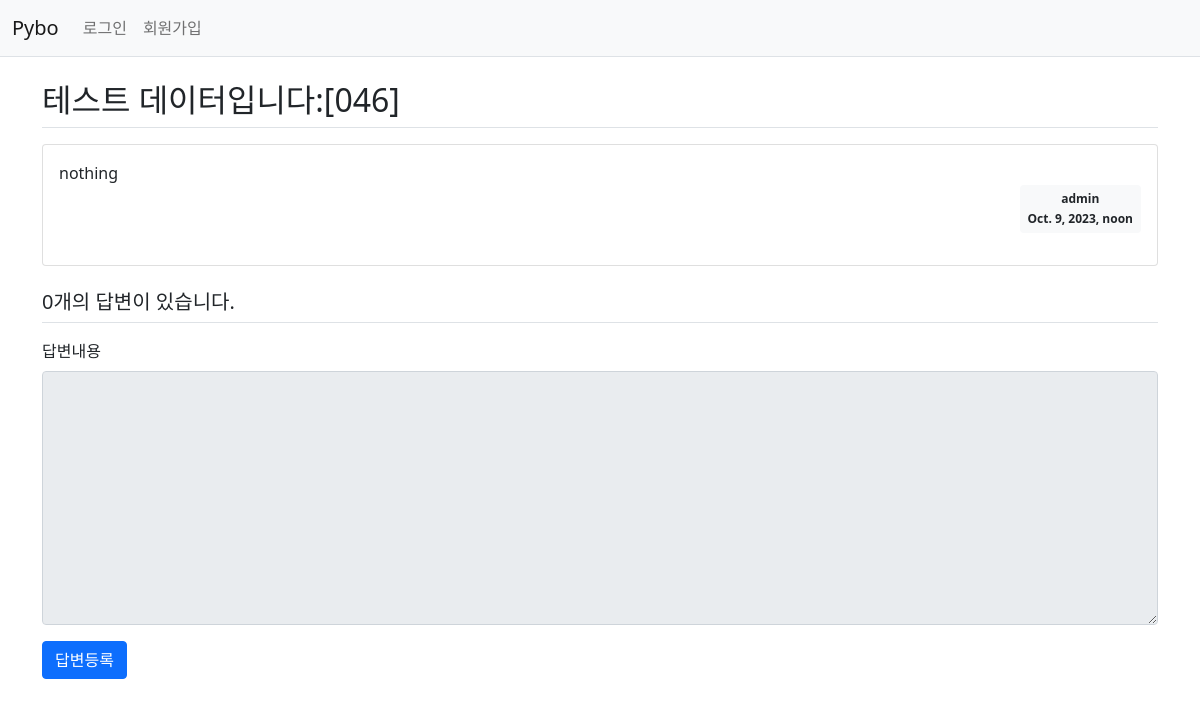
The app's page /pybo/50/, older data.
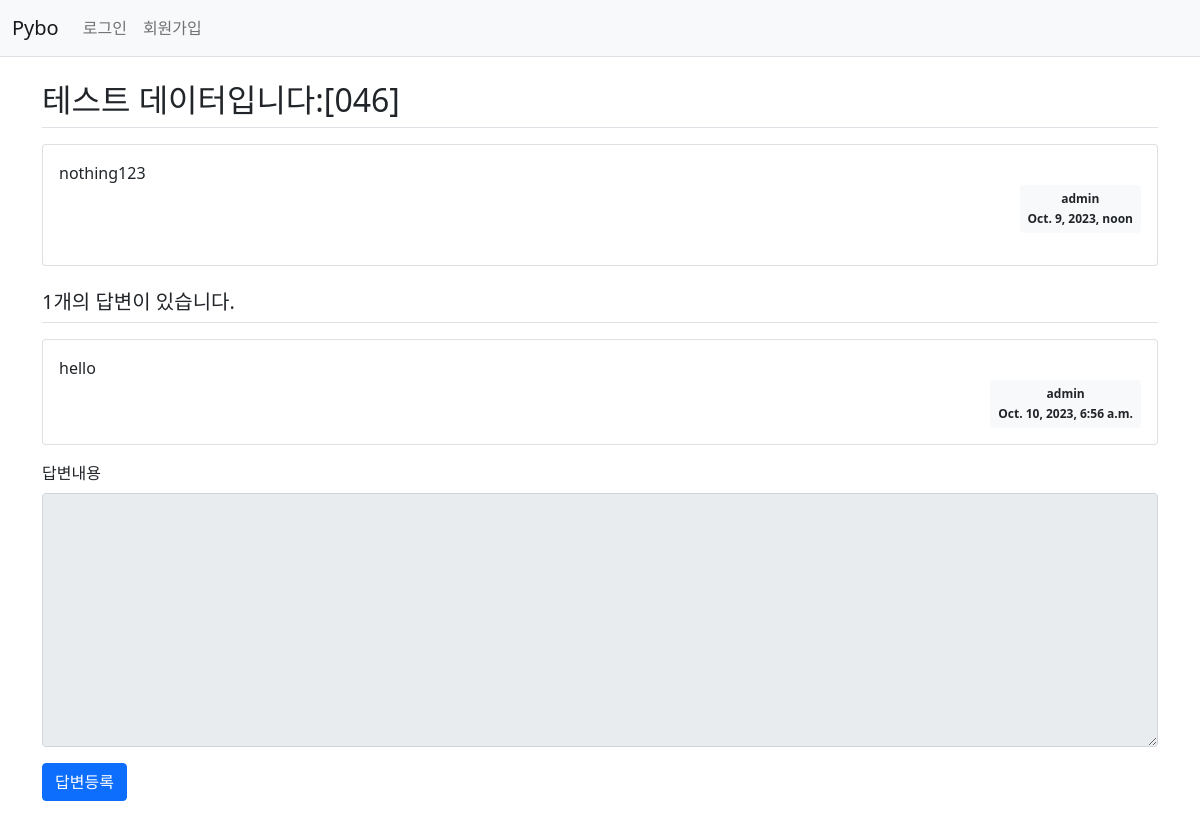
The same page, newer data.
### pybo/models.py (models this page shows, shortened)
class Question(models.Model):
    author = models.ForeignKey(User, on_delete=models.CASCADE)
    subject = models.CharField(max_length=200)
    content = models.TextField()
    create_date = models.DateTimeField()
    modify_date = models.DateTimeField(null=True, blank=True)

class Answer(models.Model):
    author = models.ForeignKey(User,on_delete=models.CASCADE)
    question = models.ForeignKey(Question, on_delete=models.CASCADE)
    content = models.TextField()
    create_date = models.DateTimeField()
    modify_date = models.DateTimeField(null=True,blank=True)

### pybo/views.py (the view)
# urls.py: path('<int:question_id>/',views.detail, name='detail'),
def detail(request, question_id):
    question = get_object_or_404(Question, pk=question_id)
    context = {'question':question}
    return render(request,'pybo/question_detail.html',context)

### templates/pybo/question_detail.html (shortened to what this page needs)
{% extends 'base.html' %}
{% block content %}
<div class="container my-3">
    <h2 class="border-bottom py-2">{{ question.subject }}</h2>
    <div class="card my-3">
        <div class="card-body">
            <div class="card-text" style="white-space: pre-line;">{{ question.content }}</div>
            <div class="d-flex justify-content-end">
                <div class="badge bg-light text-dark p-2 text-center">
                    <div class="mb-2">{{ question.author.username }}</div>
                    <div>{{ question.create_date }}</div>
                </div>
            </div>
        </div>
    </div>
    <h5 class="border-bottom my-3 py-2">{{question.answer_set.count}}개의 답변이 있습니다.</h5>
    {% for answer in question.answer_set.all %}
    <div class="card my-3">
        <div class="card-body">
            <div class="card-text" style="white-space: pre-line;">{{ answer.content }}</div>
            <div class="d-flex justify-content-end">
                <div class="badge bg-light text-dark p-2 text-center">
                    <div class="mb-2">{{ question.author.username }}</div>
                    <div>{{ answer.create_date }}</div>
                </div>
            </div>
        </div>
    </div>
    {% endfor %}
    <form action="{% url 'pybo:answer_create' question.id %}" method="post" class="my-3">
        <div class="mb-3">
            <label for="content" class="form-label">답변내용</label>
            <textarea {% if not user.is_authenticated %}disabled{% endif %} name="content" id="content" class="form-control" rows="10"></textarea>
        </div>
        <input type="submit" value="답변등록" class="btn btn-primary">
    </form>
</div>
{% endblock %}

### templates/base.html (shortened to what this page needs)
{% load static %}
<!doctype html>
<html lang="ko">
<head>
    <link rel="stylesheet" type="text/css" href="{% static 'bootstrap.min.css' %}">
</head>
<body>
    {% include 'navbar.html' %}
    {% block content %}
    {% endblock %}
</body>
</html>

### templates/navbar.html (shortened to what this page needs)
<nav class="navbar navbar-expand-lg navbar-light bg-light border-bottom">
    <div class="container-fluid">
        <a class="navbar-brand" href="{% url 'pybo:index' %}">Pybo</a>
        <div class="collapse navbar-collapse" id="navbarSupportedContent">
            <ul class="navbar-nav me-auto mb-2 mb-lg-0">
                <li class="nav-item">
                    {% if user.is_authenticated %}
                    <a class="nav-link" href="{% url 'common:logout' %}">{{user.username}} (로그아웃)</a>
                    {% else %}
                    <a class="nav-link" href="{% url 'common:login' %}">로그인</a>
                    {% endif %}
                </li>
                <li>
                    {% if not user.is_authenticated %}
                    <a class="nav-link" href="{% url 'common:signup' %}">회원가입</a>
                    {% endif %}
                </li>
            </ul>
        </div>
    </div>
</nav>

Row changes from the older to the newer data that the page shows:
changed Question "테스트 데이터입니다:[046]": content "nothing" → "nothing123"; answer_set.count "0" → "1"
added Answer: content "hello", {{ question.author.username }} "admin", create_date "Oct. 10, 2023, 6:56 a.m."
